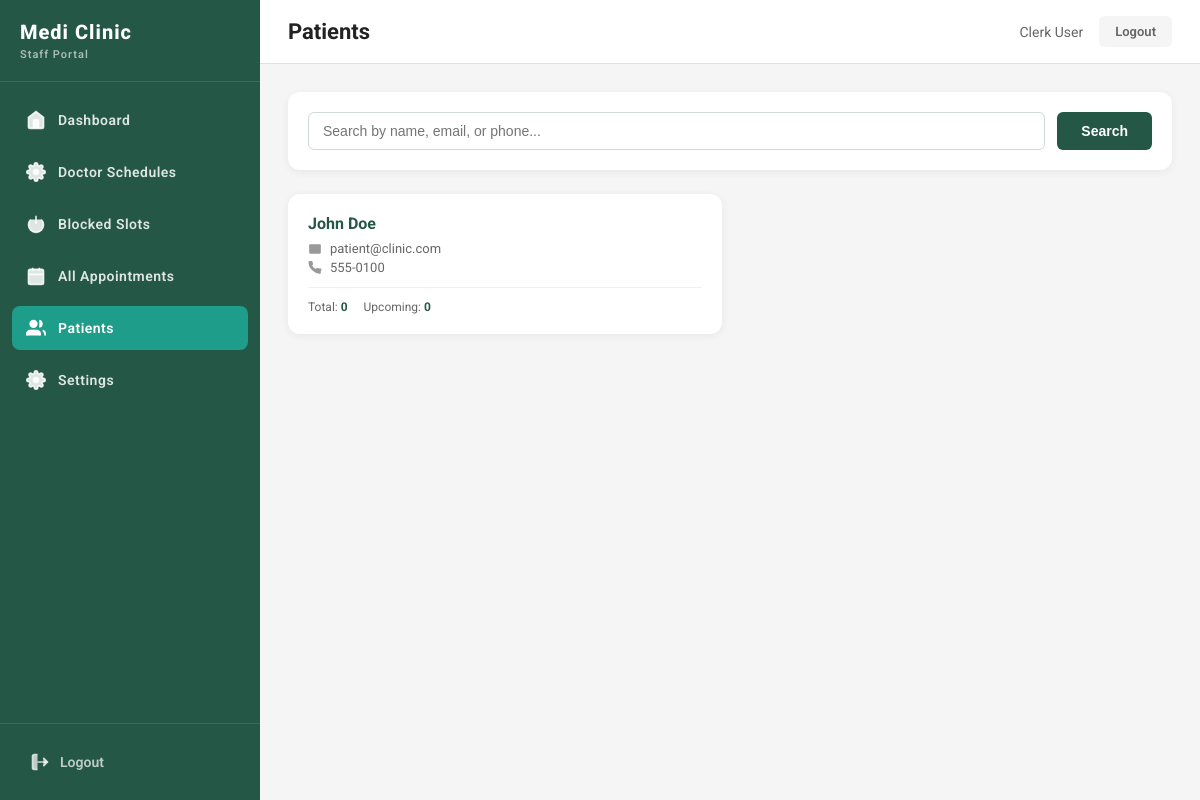
Screenshot of /Appointment_System_Clinic-main/clerk/patients.php (signed in) with the database file from the repository.
### tables this page shows
CREATE TABLE `users` (
  `id` int(11) NOT NULL,
  `username` varchar(50) NOT NULL,
  `password` varchar(255) NOT NULL,
  `email` varchar(100) NOT NULL,
  `full_name` varchar(100) NOT NULL,
  `role` enum('patient','doctor','clerk') NOT NULL,
  `phone` varchar(20) DEFAULT NULL,
  `specialization` varchar(100) DEFAULT NULL,
  `email_notifications` tinyint(1) DEFAULT 1,
  `created_at` timestamp NOT NULL DEFAULT current_timestamp(),
  `updated_at` timestamp NOT NULL DEFAULT current_timestamp() ON UPDATE current_timestamp()
);

### Appointment_System_Clinic-main/includes/auth.php (called while the page is built, shortened)
<?php
function isLoggedIn() {
    return isset($_SESSION['user_id']) && isset($_SESSION['role']);
}
function getCurrentUser() {
    return dbFetch("SELECT * FROM users WHERE id = ?", [$_SESSION['user_id']]);
}

### Appointment_System_Clinic-main/includes/db.php (called while the page is built, shortened)
<?php
function getDB() {
    static $pdo = null;
    if ($pdo === null) {
        try {
            $dsn = "mysql:host=" . DB_HOST . ";dbname=" . DB_NAME . ";charset=utf8mb4";
            $pdo = new PDO($dsn, DB_USER, DB_PASS, [
                PDO::ATTR_ERRMODE => PDO::ERRMODE_EXCEPTION,
                PDO::ATTR_DEFAULT_FETCH_MODE => PDO::FETCH_ASSOC,
                PDO::ATTR_EMULATE_PREPARES => false
            ]);
        } catch (PDOException $e) {
            error_log("Database connection error: " . $e->getMessage());
            die("Database connection failed. Please contact support.");
        }
    }
    return $pdo;
}
function dbQuery($sql, $params = []) {
    $pdo = getDB();
    $stmt = $pdo->prepare($sql);
    $stmt->execute($params);
    return $stmt;
}
function dbFetch($sql, $params = []) {
    $stmt = dbQuery($sql, $params);
    return $stmt->fetch();
}
function dbFetchAll($sql, $params = []) {
    $stmt = dbQuery($sql, $params);
    return $stmt->fetchAll();
}

### Appointment_System_Clinic-main/clerk/patients.php (the view, shortened to what this page needs)
<?php
require_once __DIR__ . '/../includes/db.php';
require_once __DIR__ . '/../includes/auth.php';
$search = $_GET['search'] ?? '';
$sql = "SELECT * FROM users WHERE role = 'patient'";
$params = [];
$sql .= " ORDER BY created_at DESC";
$patients = dbFetchAll($sql, $params);
?>
<!doctype html>
<html lang="en">
<head>
  <link rel="stylesheet" href="../style.css">
  <link rel="stylesheet" href="../panel.css">
</head>
<body>
<?php include __DIR__ . '/sidebar.php'; ?>
<main class="panel-main">
  <div class="panel-header">
    <div>
      <h1>Patients</h1>
    </div>
    <div class="panel-user">
      <span><?= htmlspecialchars($user['full_name']) ?></span>
      <a href="../logout.php" class="btn-logout">Logout</a>
    </div>
  </div>
  <div class="panel-content">
    <div class="search-bar">
      <form method="GET" action="patients.php">
        <input type="text" name="search" placeholder="Search by name, email, or phone..."
               value="<?= htmlspecialchars($search) ?>">
        <button type="submit">Search</button>
      </form>
    </div>
    <?php if (empty($patients)): ?>
    <p style="text-align: center; padding: 40px; color: #888;">No patients found.</p>
    <?php else: ?>
    <div class="patients-grid">
      <?php foreach ($patients as $patient):
        $totalAppts = dbFetch("SELECT COUNT(*) as cnt FROM appointments WHERE patient_id = ?", [$patient['id']]);
        $upcomingAppts = dbFetch("SELECT COUNT(*) as cnt FROM appointments WHERE patient_id = ? AND appointment_date >= ? AND status != 'cancelled'", [$patient['id'], date('Y-m-d')]);
      ?>
      <div class="patient-card">
        <div class="patient-name"><?= htmlspecialchars($patient['full_name']) ?></div>
        <div class="patient-detail">
          <svg viewBox="0 0 24 24"><path d="M4 4h16c1.1 0 2 .9 2 2v12c0 1.1-.9 2-2 2H4c-1.1 0-2-.9-2-2V6c0-1.1.9-2 2-2z"/><polyline points="22,6 12,13 2,6"/></svg>
          <?= htmlspecialchars($patient['email']) ?>
        </div>
        <div class="patient-detail">
          <svg viewBox="0 0 24 24"><path d="M22 16.92v3a2 2 0 01-2.18 2 19.79 19.79 0 01-8.63-3.07A19.5 19.5 0 013.07 10.8 19.79 19.79 0 01.92 2.18 2 2 0 012.91 0h3a2 2 0 012 1.72c.127.96.361 1.903.7 2.81a2 2 0 01-.45 2.11L7.09 7.91a16 16 0 006 6l1.27-1.27a2 2 0 012.11-.45c.907.339 1.85.573 2.81.7A2 2 0 0122 16.92z"/></svg>
          <?= htmlspecialchars($patient['phone'] ?? 'Not provided') ?>
        </div>
        <div class="patient-stats">
          <div class="patient-stat">Total: <strong><?= $totalAppts['cnt'] ?? 0 ?></strong></div>
          <div class="patient-stat">Upcoming: <strong><?= $upcomingAppts['cnt'] ?? 0 ?></strong></div>
        </div>
      </div>
      <?php endforeach; ?>
    </div>
    <?php endif; ?>
  </div>
</main>
</body>
</html>

### Appointment_System_Clinic-main/style.css (style rules this page uses)
*, *::before, *::after { box-sizing: border-box; margin: 0; padding: 0; }
:root { --nav-bg: #255747; --nav-btn: #1b3a2d; --teal-light: #4db8a8; --teal-mid: #2e9880; --navy: #1d3a5c; --form-bg: #c8e8df; --form-card-bg: #daf0e9; --footer-bg: #1a1e2e; --btn-dark: #1d3a4a; --progress-active: #2e9880; --progress-done: #3aad96; --progress-idle: #b8d8d2; --text: #222; --muted: #666; --border: #ccc; --white: #fff; }
html { scroll-behavior: smooth; }
body { font-family: 'Roboto', 'Segoe UI', Arial, sans-serif; color: var(--text); background: #fff; }
a { text-decoration: none; color: inherit; }

### Appointment_System_Clinic-main/panel.css (style rules this page uses)
*, *::before, *::after { box-sizing: border-box; margin: 0; padding: 0; }
:root { --sidebar-bg: #255747; --sidebar-active: #1e9e8a; --sidebar-hover: rgba(255,255,255,0.08); --sidebar-text: rgba(255,255,255,0.85); --sidebar-width: 220px; --sidebar-collapsed: 64px; --topbar-bg: #f5f5f5; --teal: #1e9e8a; --teal-dark: #198374; --red: #fa7070; --red-dark: #e05050; --text: #222; --muted: #666; --border: #e0e0e0; --white: #fff; --cal-available: #1e9e8a; --cal-unavailable: #fa7070; }
html, body { height: 100%; font-family: 'Roboto', 'Segoe UI', Arial, sans-serif; color: var(--text); background: #fff; }
a { text-decoration: none; color: inherit; }
.panel-main { margin-left: var(--sidebar-width); flex: 1; transition: margin-left 0.25s ease; min-height: 100vh; display: flex; flex-direction: column; }
.panel-content { padding: 32px 28px; flex: 1; }
.panel-main { margin-left: 260px; min-height: 100vh; background: #f5f5f5; display: flex; flex-direction: column; }
.panel-header { background: #fff; border-bottom: 1px solid #e0e0e0; padding: 16px 28px; display: flex; justify-content: space-between; align-items: center; position: sticky; top: 0; z-index: 50; }
.panel-header h1 { font-size: 22px; font-weight: 700; color: #222; }
.panel-user { display: flex; align-items: center; gap: 16px; }
.panel-user span { font-size: 14px; color: #666; }
.panel-user .btn-logout { padding: 8px 16px; background: #f5f5f5; color: #666; border-radius: 6px; font-size: 13px; font-weight: 600; text-decoration: none; }
.panel-content { padding: 28px; flex: 1; }

### Appointment_System_Clinic-main/clerk/patients.php (style rules this page uses)
.search-bar { background: #fff; border-radius: 12px; padding: 20px; box-shadow: 0 2px 8px rgba(0,0,0,.06); margin-bottom: 24px; }
.search-bar form { display: flex; gap: 12px; }
.search-bar input { flex: 1; padding: 10px 14px; border: 1.5px solid #d0d9d6; border-radius: 6px; font-size: 14px; }
.search-bar button { padding: 10px 24px; background: var(--nav-bg); color: #fff; border: none; border-radius: 6px; font-size: 14px; font-weight: 600; cursor: pointer; }
.patients-grid { display: grid; grid-template-columns: repeat(auto-fill, minmax(300px, 1fr)); gap: 16px; }
.patient-card { background: #fff; border-radius: 12px; padding: 20px; box-shadow: 0 2px 8px rgba(0,0,0,.06); }
.patient-name { font-size: 16px; font-weight: 700; color: var(--nav-bg); margin-bottom: 8px; }
.patient-detail { font-size: 13px; color: #666; margin-bottom: 4px; display: flex; align-items: center; gap: 8px; }
.patient-detail svg { width: 14px; height: 14px; fill: #999; }
.patient-stats { margin-top: 12px; padding-top: 12px; border-top: 1px solid #f0f0f0; display: flex; gap: 16px; font-size: 12px; }
.patient-stat { color: #666; }
.patient-stat strong { color: var(--nav-bg); }

### rows the page displays
users: full_name "Clerk User"
users: full_name "John Doe", email "patient@clinic.com", phone "555-0100", cnt "0"
